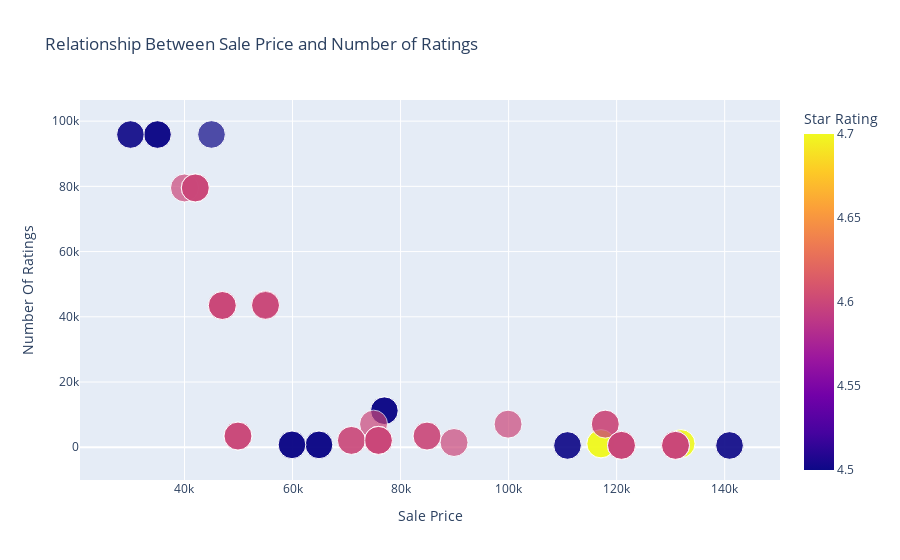

Here is the notebook cell this chart was saved with:
### Code cell
# ------------------ RELATIONSHIP: SALE PRICE vs RATINGS ------------------
fig = px.scatter(df,
                 x="Sale Price",
                 y="Number Of Ratings",
                 size="Star Rating",
                 color="Star Rating",
                 title="Relationship Between Sale Price and Number of Ratings")

fig.show()

### Figure 1 — Plotly figure (JSON) as saved in the notebook; plotly's stock layout.template omitted (floating-point values rounded to 4 significant figures)
{"data": [{"hovertemplate": "Sale Price=%{x}<br>Number Of Ratings=%{y}<br>Star Rating=%{marker.color}<extra></extra>", "legendgroup": "", "marker": {"color": [4.6, 4.6, 4.6, 4.5, 4.5, 4.6, 4.6, 4.5, 4.6, 4.6, 4.6, 4.6, 4.6, 4.6, 4.7, 4.7, 4.7, 4.7, 4.6, 4.6, 4.7, 4.6, 4.6, 4.5, 4.5, 4.6, 4.5, 4.5, 4.5, 4.6, 4.5, 4.6, 4.6, 4.5, 4.5, 4.6, 4.6, 4.6, 4.5, 4.6, 4.6, 4.5, 4.6, 4.6, 4.6, 4.5, 4.5, 4.6, 4.6, 4.6, 4.6, 4.6, 4.5, 4.5, 4.5, 4.5, 4.6, 4.5, 4.6, 4.6, 4.6, 4.6], "coloraxis": "coloraxis", "size": [4.6, 4.6, 4.6, 4.5, 4.5, 4.6, 4.6, 4.5, 4.6, 4.6, 4.6, 4.6, 4.6, 4.6, 4.7, 4.7, 4.7, 4.7, 4.6, 4.6, 4.7, 4.6, 4.6, 4.5, 4.5, 4.6, 4.5, 4.5, 4.5, 4.6, 4.5, 4.6, 4.6, 4.5, 4.5, 4.6, 4.6, 4.6, 4.5, 4.6, 4.6, 4.5, 4.6, 4.6, 4.6, 4.5, 4.5, 4.6, 4.6, 4.6, 4.6, 4.6, 4.5, 4.5, 4.5, 4.5, 4.6, 4.5, 4.6, 4.6, 4.6, 4.6], "sizemode": "area", "sizeref": 0.01175, "symbol": "circle"}, "mode": "markers", "name": "", "orientation": "v", "showlegend": false, "type": "scatter", "x": [49900, 84900, 84900, 77000, 77000, 49900, 49900, 77000, 89900, 41999, 39999, 41999, 41999, 41999, 131900, 117100, 131900, 117100, 74999, 117900, 117100, 117900, 99900, 44999, 140900, 130900, 64900, 120900, 59900, 75900, 110900, 130900, 120900, 64900, 64900, 75900, 75900, 120900, 59900, 120900, 75900, 140900, 70900, 70900, 75900, 59900, 110900, 120900, 130900, 130900, 54999, 54999, 29999, 34999, 34999, 34999, 54999, 29999, 46999, 46999, 46999, 46999], "xaxis": "x", "y": [3431, 3431, 3431, 11202, 11202, 3431, 3431, 11202, 1454, 79512, 79512, 79582, 79512, 79512, 1078, 1078, 1078, 1078, 7088, 7088, 1078, 7088, 7081, 95909, 542, 580, 740, 545, 740, 2101, 545, 580, 580, 730, 730, 2101, 2101, 580, 740, 580, 2092, 545, 2101, 2092, 2101, 740, 545, 580, 580, 580, 43707, 43707, 95807, 95909, 95807, 95909, 43470, 95909, 43470, 43470, 43470, 43470], "yaxis": "y"}], "layout": {"coloraxis": {"colorbar": {"title": {"text": "Star Rating"}}, "colorscale": [[0, "#0d0887"], [0.1111, "#46039f"], [0.2222, "#7201a8"], [0.3333, "#9c179e"], [0.4444, "#bd3786"], [0.5556, "#d8576b"], [0.6667, "#ed7953"], [0.7778, "#fb9f3a"], [0.8889, "#fdca26"], [1, "#f0f921"]]}, "legend": {"itemsizing": "constant", "tracegroupgap": 0}, "title": {"text": "Relationship Between Sale Price and Number of Ratings"}, "xaxis": {"anchor": "y", "domain": [0, 1], "title": {"text": "Sale Price"}}, "yaxis": {"anchor": "x", "domain": [0, 1], "title": {"text": "Number Of Ratings"}}}}
